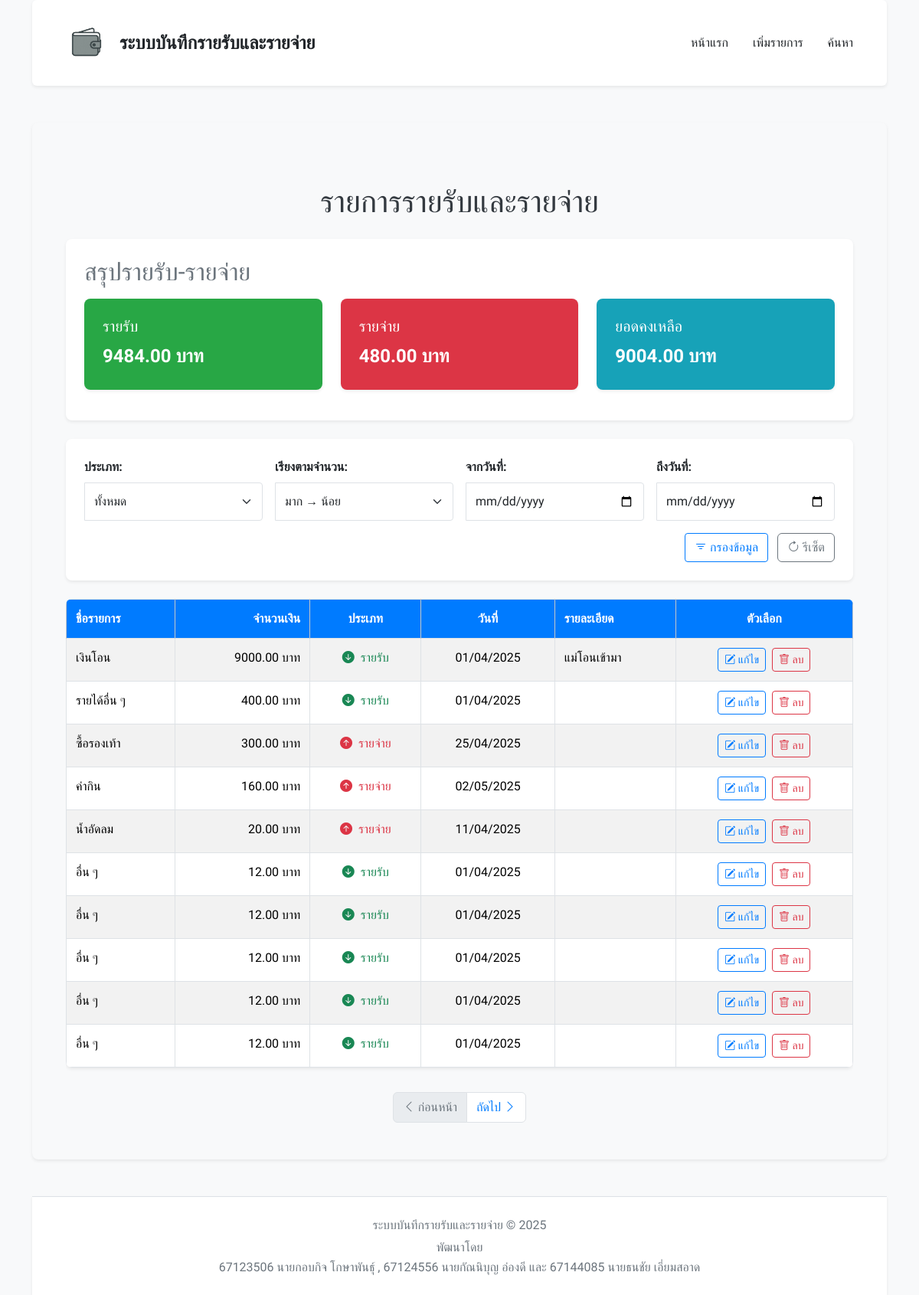
The page / on the database its author committed.
### expense_tracker/models.py (models this page shows, shortened)
class Transaction(models.Model):
    CATEGORY_CHOICES = [
        ('income', 'รายรับ'),
        ('expense', 'รายจ่าย'),
    ]
    name = models.CharField("ชื่อรายการ ", max_length=200)
    amount = models.DecimalField("จำนวนเงิน ", max_digits=10, decimal_places=2)
    category = models.CharField("หมวดหมู่ ", max_length=10, choices=CATEGORY_CHOICES,blank=False, null=False)
    date = models.DateField("วันที่ ")
    description = models.TextField("รายละเอียด ", blank=True, null=True)

### expense_tracker/views.py (the view)
# urls.py: path('', views.home, name='home'),
def home(request):
    transactions = Transaction.objects.all()
    sort = request.GET.get('sort', '-amount')
    category = request.GET.get('category', 'all')
    date_from = request.GET.get('date_from')
    date_to = request.GET.get('date_to')
    if category in ['income', 'expense']:
        transactions = transactions.filter(category=category)
    if date_from:
        transactions = transactions.filter(date__gte=date_from)
    if date_to:
        transactions = transactions.filter(date__lte=date_to)
    transactions = transactions.order_by(sort)
    total_income = transactions.filter(category='income').aggregate(Sum('amount'))['amount__sum'] or 0
    total_expense = transactions.filter(category='expense').aggregate(Sum('amount'))['amount__sum'] or 0
    balance = total_income - total_expense
    paginator = Paginator(transactions, 10)
    page_number = request.GET.get('page')
    page_obj = paginator.get_page(page_number)
    context = {
        'transactions': page_obj,
        'page_obj': page_obj,
        'total_income': total_income,
        'total_expense': total_expense,
        'balance': balance,
        'sort': sort,
        'category': category,
        'date_from': date_from,
        'date_to': date_to,
    }
    return render(request, 'home.html', context)

### expense_tracker/templates/home.html (shortened to what this page needs)
{% extends "base.html" %}
{% load static %}
{% block content %}
<div class="container mt-5">
    <h1 class="text-center mb-4">รายการรายรับและรายจ่าย</h1>
    <div class="card shadow-sm mb-4">
        <div class="card-body">
            <h2 class="card-title mb-3 text-muted">
                สรุปรายรับ-รายจ่าย
            </h2>
            <div class="row">
                <div class="col-12 col-sm-6 col-md-4 mb-3">
                    <div class="card text-white bg-success shadow-sm">
                        <div class="card-body">
                            <h5 class="card-title">รายรับ</h5>
                            <p class="card-text fs-4 fw-bold">{{ total_income|floatformat:2 }} บาท</p>
                        </div>
                    </div>
                </div>
                <div class="col-12 col-sm-6 col-md-4 mb-3">
                    <div class="card text-white bg-danger shadow-sm">
                        <div class="card-body">
                            <h5 class="card-title">รายจ่าย</h5>
                            <p class="card-text fs-4 fw-bold">{{ total_expense|floatformat:2 }} บาท</p>
                        </div>
                    </div>
                </div>
                <div class="col-12 col-md-4 mb-3">
                    <div class="card text-white bg-info shadow-sm">
                        <div class="card-body">
                            <h5 class="card-title">ยอดคงเหลือ</h5>
                            <p class="card-text fs-4 fw-bold">{{ balance|floatformat:2 }} บาท</p>
                        </div>
                    </div>
                </div>
            </div>
        </div>
    </div>
    <div class="card shadow-sm mb-4">
        <div class="card-body">
            <form method="GET" class="row g-3">
                <div class="col-md-3">
                    <label class="form-label">ประเภท:</label>
                    <select name="category" class="form-select">
                        <option value="all" {% if category == "all" %}selected{% endif %}>ทั้งหมด</option>
                    </select>
                </div>
                <div class="col-md-3">
                    <label class="form-label">เรียงตามจำนวน:</label>
                    <select name="sort" class="form-select">
                        <option value="-amount" {% if sort == "-amount" %}selected{% endif %}>มาก → น้อย</option>
                    </select>
                </div>
                <div class="col-md-3">
                    <label class="form-label">จากวันที่:</label>
                    <input type="date" name="date_from" class="form-control" value="{{ date_from|default_if_none:'' }}">
                </div>
                <div class="col-md-3">
                    <label class="form-label">ถึงวันที่:</label>
                    <input type="date" name="date_to" class="form-control" value="{{ date_to|default_if_none:'' }}">
                </div>
                <div class="col-12 text-end">
                    <button type="submit" class="btn btn-outline-primary me-2">
                        <i class="bi bi-filter"></i> กรองข้อมูล
                    </button>
                    <a href="{% url 'home' %}" class="btn btn-outline-secondary">
                        <i class="bi bi-arrow-clockwise"></i> รีเซ็ต
                    </a>
                </div>
            </form>
        </div>
    </div>
    <div class="table-responsive">
        <table class="table table-striped table-bordered table-hover shadow-sm">
            <thead class="table-light">
                <tr>
                    <th scope="col">ชื่อรายการ</th>
                    <th scope="col" class="text-end">จำนวนเงิน</th>
                    <th scope="col" class="text-center">ประเภท</th>
                    <th scope="col" class="text-center">วันที่</th>
                    <th scope="col">รายละเอียด</th>
                    <th scope="col" class="text-center">ตัวเลือก</th>
                </tr>
            </thead>
            <tbody>
                {% for transaction in page_obj %}
                <tr>
                    <td>{{ transaction.name }}</td>
                    <td class="text-end">{{ transaction.amount|floatformat:2 }} บาท</td>
                    <td class="text-center">
                        {% if transaction.category == 'income' %}
                        <span class="text-success"><i class="bi bi-arrow-down-circle-fill me-1"></i> รายรับ</span>
                        {% else %}
                        <span class="text-danger"><i class="bi bi-arrow-up-circle-fill me-1"></i> รายจ่าย</span>
                        {% endif %}
                    </td>
                    <td class="text-center">{{ transaction.date|date:"d/m/Y" }}</td>
                    <td>{{ transaction.description }}</td>
                    <td class="text-center">
                        <a href="{% url 'edit_transaction' transaction.pk %}" class="btn btn-sm btn-outline-primary me-1">
                            <i class="bi bi-pencil-square"></i> แก้ไข
                        </a>
                        <a href="{% url 'delete_transaction' transaction.pk %}" class="btn btn-sm btn-outline-danger" onclick="return confirm('คุณแน่ใจที่จะลบรายการนี้?')">
                            <i class="bi bi-trash"></i> ลบ
                        </a>
                    </td>
                </tr>
                {% empty %}
                <tr>
                    <td colspan="6" class="text-center text-muted">ยังไม่มีข้อมูลในตาราง</td>
                </tr>
                {% endfor %}
            </tbody>
        </table>
    </div>
    {% if page_obj.has_other_pages %}
    <nav aria-label="Page navigation">
        <ul class="pagination justify-content-center">
            {% if page_obj.has_previous %}
            <li class="page-item">
                <a class="page-link" href="?page={{ page_obj.previous_page_number }}{% if request.GET.category %}&category={{ request.GET.category }}{% endif %}{% if request.GET.sort %}&sort={{ request.GET.sort }}{% endif %}{% if request.GET.date_from %}&date_from={{ request.GET.date_from }}{% endif %}{% if request.GET.date_to %}&date_to={{ request.GET.date_to }}{% endif %}">
                    <i class="bi bi-chevron-left"></i> ก่อนหน้า
                </a>
            </li>
            {% else %}
            <li class="page-item disabled">
                <span class="page-link"><i class="bi bi-chevron-left"></i> ก่อนหน้า</span>
            </li>
            {% endif %}
            {% if page_obj.has_next %}
            <li class="page-item">
                <a class="page-link" href="?page={{ page_obj.next_page_number }}">
                    ถัดไป <i class="bi bi-chevron-right"></i>
                </a>
            </li>
            {% else %}
            <li class="page-item disabled">
                <span class="page-link">ถัดไป <i class="bi bi-chevron-right"></i></span>
            </li>
            {% endif %}
        </ul>
    </nav>
    {% endif %}
</div>
{% endblock %}

### expense_tracker/templates/base.html (shortened to what this page needs)
{% load static %}
<!DOCTYPE html>
<html lang="en">
<head>
    <link href="https://cdn.jsdelivr.net/npm/bootstrap@5.3.5/dist/css/bootstrap.min.css" rel="stylesheet">
    <link rel="stylesheet" href="{% static 'css/styles.css' %}">
    <link href="https://cdn.jsdelivr.net/npm/bootstrap-icons@1.10.5/font/bootstrap-icons.css" rel="stylesheet">
</head>
<body class="bg-light">
    <div class="container">
        <nav class="navbar navbar-expand-lg navbar-light bg-white shadow-sm rounded">
            <div class="container-fluid">
                <a class="navbar-brand text-dark d-flex align-items-center" href="{% url 'home' %}">
                    <img src="{% static 'images/brandicon.png' %}" alt="Wallet Icon" style="width: 70px; height: 70px;" class="me-2">
                    ระบบบันทึกรายรับและรายจ่าย
                </a>
                <div class="collapse navbar-collapse" id="navbarNav">
                    <ul class="navbar-nav ms-auto">
                        <li class="nav-item">
                            <a class="nav-link text-dark" href="{% url 'home' %}">หน้าแรก</a>
                        </li>
                        <li class="nav-item">
                            <a class="nav-link text-dark" href="{% url 'add_transaction' %}">เพิ่มรายการ</a>
                        </li>
                        <li class="nav-item">
                            <a class="nav-link text-dark" href="{% url 'search_transactions' %}">ค้นหา</a>
                        </li>
                    </ul>
                </div>
            </div>
        </nav>
        <div class="content my-5">
            {% block content %}
            {% endblock %}
        </div>
        <footer class="bg-white text-center text-muted py-4 mt-auto shadow-sm border-top">
            <div class="container">
                <p class="mb-1">ระบบบันทึกรายรับและรายจ่าย © {{ year|default:"2025" }}</p>
                <p class="mb-0">พัฒนาโดย</p>
                <p class="mb-0">67123506 นายกอบกิจ โกษาพันธุ์ , 67124556 นายกัณนิบุญ อ่องดี และ 67144085 นายธนชัย เอี่ยมสอาด</p>
            </div>
        </footer>
    </div>
</body>
</html>

### expense_tracker/static/css/styles.css (style rules this page uses)
:root { --primary-color: #007bff; --secondary-color: #6c757d; --accent-color: #28a745; --light-bg: #f8f9fa; --dark-text: #343a40; --border-color: #dee2e6; }
body { font-family: 'Prompt', sans-serif; color: var(--dark-text); line-height: 1.6; }
.navbar { padding: 1rem 1.5rem; }
.navbar-brand { font-size: 1.5rem; font-weight: bold; }
.navbar-brand img { margin-right: 0.5rem; width: 50px; height: 50px; }
.nav-link { margin-left: 1rem; font-weight: 500; transition: color 0.3s ease; }
.content { padding: 2rem; background-color: var(--light-bg); border-radius: 8px; box-shadow: 0 0.125rem 0.25rem rgba(0, 0, 0, 0.075); }
.table { width: 100%; margin-bottom: 1rem; color: var(--dark-text); border-collapse: collapse; border-radius: 8px; overflow: hidden; box-shadow: 0 0.125rem 0.25rem rgba(0, 0, 0, 0.075); background-color: white; }
.table th, .table td { padding: 0.75rem; vertical-align: top; border-top: 1px solid var(--border-color); text-align: left; }
.table thead th { background-color: var(--primary-color); color: white; font-weight: bold; }
.table tbody tr:nth-child(even) { background-color: #f2f2f2; }
.form-control { border: 1px solid var(--border-color); border-radius: 4px; padding: 0.75rem; width: 100%; box-sizing: border-box; }
.form-label { font-weight: bold; margin-bottom: 0.5rem; display: block; }
.card { box-shadow: 0 0.125rem 0.25rem rgba(0, 0, 0, 0.075); border: none; border-radius: 8px; }
.card-body { padding: 1.5rem; }
.form-select { border: 1px solid var(--border-color); border-radius: 4px; padding: 0.75rem; width: 100%; box-sizing: border-box; }
.form-control:not(:first-child), .form-select:not(:first-child) { border-top-left-radius: 0; border-bottom-left-radius: 0; }
.text-center { text-align: center; }
.mt-5 { margin-top: 3rem; }
.mb-3 { margin-bottom: 1rem; }
.me-2 { margin-right: 0.5rem; }
.text-dark { color: #212529 !important; }
.btn-outline-primary { color: var(--primary-color); border-color: var(--primary-color); border-radius: 4px; }
.btn-outline-danger { color: #dc3545; border-color: #dc3545; border-radius: 4px; }
.table { border-radius: 8px; overflow: hidden; box-shadow: 0 0.125rem 0.25rem rgba(0, 0, 0, 0.075); }
.table-striped tbody tr:nth-of-type(odd) { background-color: #f9f9f9; }
.text-end { text-align: end; }
.text-muted { color: var(--secondary-color) !important; }
.pagination { margin-top: 1rem; }
.page-link { color: var(--primary-color); }
.page-item.disabled .page-link { color: var(--secondary-color); background-color: #e9ecef; border-color: #dee2e6; }
.bg-success { background-color: #28a745 !important; }
.bg-danger { background-color: #dc3545 !important; }
.bg-info { background-color: #17a2b8 !important; }
.fs-4 { font-size: 1.5rem; }
.fw-bold { font-weight: bold; }

### rows shown on the page
Transaction: category "income" (drawn)
Transaction: category "income" (drawn)
Transaction: category "expense" (drawn)
Transaction: category "expense" (drawn)
Transaction: category "expense" (drawn)
Transaction: category "income" (drawn)
Transaction: category "income" (drawn)
Transaction: category "income" (drawn)
Transaction: category "income" (drawn)
Transaction: category "income" (drawn)

### other values the page prints
{{ total_income|floatformat:2 }} "9484.00"
{{ total_expense|floatformat:2 }} "480.00"
{{ balance|floatformat:2 }} "9004.00"
{{ year|default:"2025" }} "2025"
